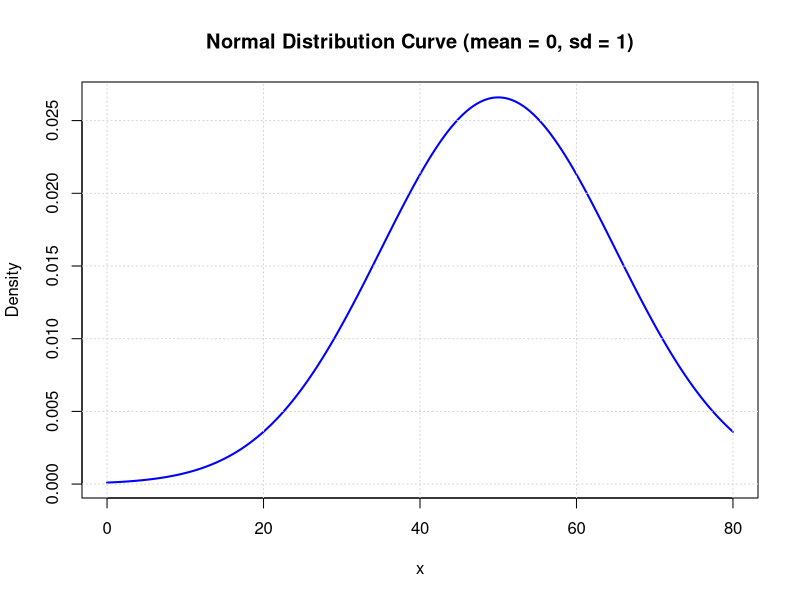

This figure's R source:
# Define the mean and standard deviation
mean <-50
sd <- 15

# Define a sequence of x-values
x <- seq(0, 80, length.out = 1000)  # From -4 to 4 standard deviations

# Calculate the corresponding y-values using dnorm()
y <- dnorm(x, mean = mean, sd = sd)

# Plot the normal curve
plot(x, y, type = "l", lwd = 2, col = "blue", 
     xlab = "x", ylab = "Density", 
     main = "Normal Distribution Curve (mean = 0, sd = 1)")

# Add a grid for better visualization
grid()